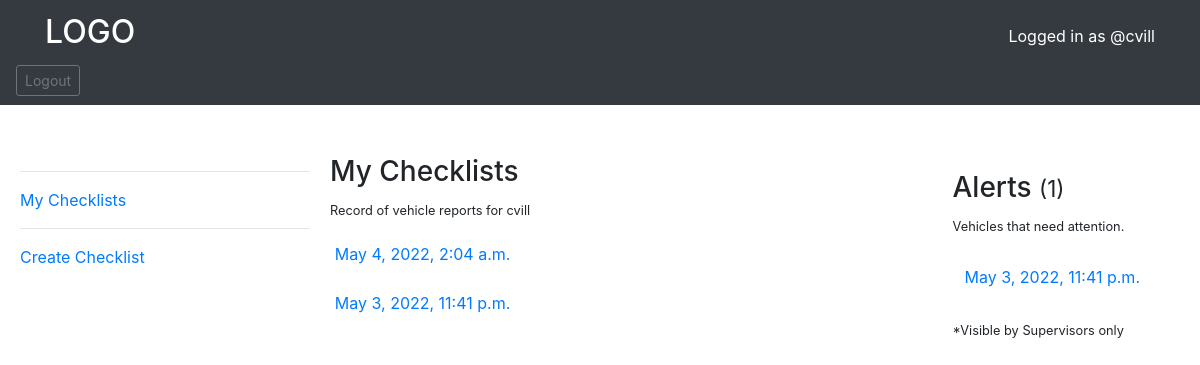
Before: / (signed in) with the older database file.
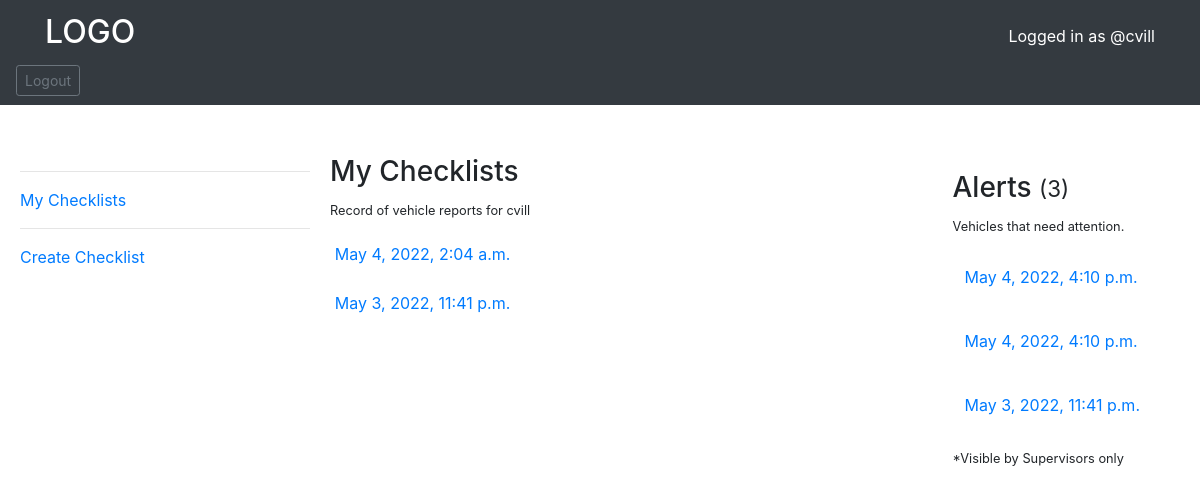
After: the same page with the newer database file.
### base/models.py (models this page shows, shortened)
class User(AbstractUser):
    DRIVER = 'DR'
    SUPERVISOR = 'SP'
    role = models.CharField(
        max_length=2,
        choices=[
            (DRIVER, 'Driver'),
            (SUPERVISOR, 'Supervisor'),
         ],
        default=DRIVER,
    )
    vehicle =  models.ForeignKey(Vehicle, on_delete=models.CASCADE, null=True)

class VehicleChecklist(models.Model):
    vehicle =  models.ForeignKey(Vehicle, on_delete=models.CASCADE)
    driver = models.ForeignKey(User, on_delete=models.CASCADE)
    brakes = models.BooleanField(null=False, default=False)
    wipers = models.BooleanField(null=False, default=False)
    tires = models.BooleanField(null=False, default=False)
    oil = models.BooleanField(null=False, default=False)
    gas = models.BooleanField(null=False, default=False)
    seatbelt = models.BooleanField(null=False, default=False)
    comment = models.TextField(null=True, blank = True)
    updated = models.DateTimeField(auto_now=True)
    created = models.DateTimeField(auto_now_add=True)
    class  Meta:
        ordering = ['-created']

### base/views.py (the view)
# urls.py: path('', views.home , name  = "home"),
def home(request):
    if not request.user.is_authenticated:
        return redirect('login')
    checkLists = VehicleChecklist.objects.all()
    alerts = VehicleChecklist.objects.filter(Q(brakes__icontains=0)|
                                             Q(wipers__icontains=0)|
                                             Q(tires__icontains=0)|
                                             Q(oil__icontains=0)|
                                             Q(gas__icontains=0)|
                                             Q(seatbelt__icontains=0))
    alert_count = alerts.count
    context = {'checkLists':checkLists, 'alerts':alerts,'alert_count':alert_count}
    return render(request, 'base/home.html', context)

### base/templates/base/home.html (shortened to what this page needs)
{% extends 'main.html' %}
{% block content %}
<div class="home-container">
    <div>
        <h3>My Checklists</h3>
        <p><small>Record of vehicle reports for {{ request.user.username }}</small></p>
        {% for checkList in checkLists %}
            {% if checkList.driver.id == request.user.id %}
            <table  class="table table-sm table-borderless">
                <tr>
                    <td><a href="{% url 'update-checklist' checkList.id %}">{{ checkList.created }}</a></td>
                </tr>
            </table>
            {% endif %}
        {% endfor %}
    </div>
    <div>
        {% if request.user.role == "SP" %}
            <p>
                <h3>Alerts <small>({{alert_count}})</small></h3>
                <p>
                    <small>Vehicles that need attention.</small>
                </p>
            </p>
            {% for alert in alerts %}
            <table  class="table table-responsive-sm table-borderless">
                <tr>
                    <td><a href="{% url 'view-checklist' alert.id %}">{{ alert.created }}</a></td>
                </tr>
            </table>
            {% endfor %}
            <p>
                <small>*Visible by Supervisors only</small>
            </p>
        {% endif %}
    </div>
</div>
{% endblock content%}

### templates/main.html (shortened to what this page needs)
<!DOCTYPE html>
{% load static %}
<html lang="en">
  <head>
    <link rel="stylesheet" href="{% static 'css/bootstrap.css'%}" />
    <link rel="stylesheet" href="{% static 'css/style.css'%}" />
  </head>
  <body>
    {% include 'navbar.html' %}
    {% if request.user.is_authenticated %}
    <div class="main-container">
    {%  else %}
    <div>
    {% endif %}
      <div>
        {% if request.user.is_authenticated %}
          {% include 'sidebar.html' %}
        {% endif %}
      </div>
      <div>
        {% block content %}
        {% endblock %}
      </div>
    </div>
  </body>
</html>

### templates/navbar.html (shortened to what this page needs)
<nav class="navbar navbar-dark bg-dark">
    <div class="container">
        <a class="navbar-brand" href="/"><h2>LOGO</h2></a>
        {% if request.user.is_authenticated %}
        <span class="text-white bg-dark">Logged in as @{{request.user.username}}</span>
        {% endif %}
    </div>
    <br>
    {% if request.user.is_authenticated %}
    <a href="{% url 'logout' %}" class="btn btn-sm btn-outline-secondary" role="button">Logout</a>
    {% endif %}
</nav>

### templates/sidebar.html
<hr>
<p><a href = "/">My Checklists</a></p>
<hr>
<p><a href = "{% url 'create-checklist' %}">Create Checklist</a></p>

### static/css/style.css (style rules this page uses)
.main-container { display: grid; grid-template-columns: 1fr 3fr; padding-top: 50px; padding-left: 20px; padding-right: 20px; }

### base/templates/base/home.html (style rules this page uses)
.home-container { display: grid; grid-template-columns: 3fr 1fr; padding-top: 0px; padding-left: 20px; padding-right: 20px; }

Changed rows visible on the page:
added VehicleChecklist: created "May 4, 2022, 4:10 p.m.", shown under "Alerts (3)"
added VehicleChecklist: created "May 4, 2022, 4:10 p.m.", shown under "Alerts (3)"
Other visible differences:
{{ alert_count }}: "1" → "3"
